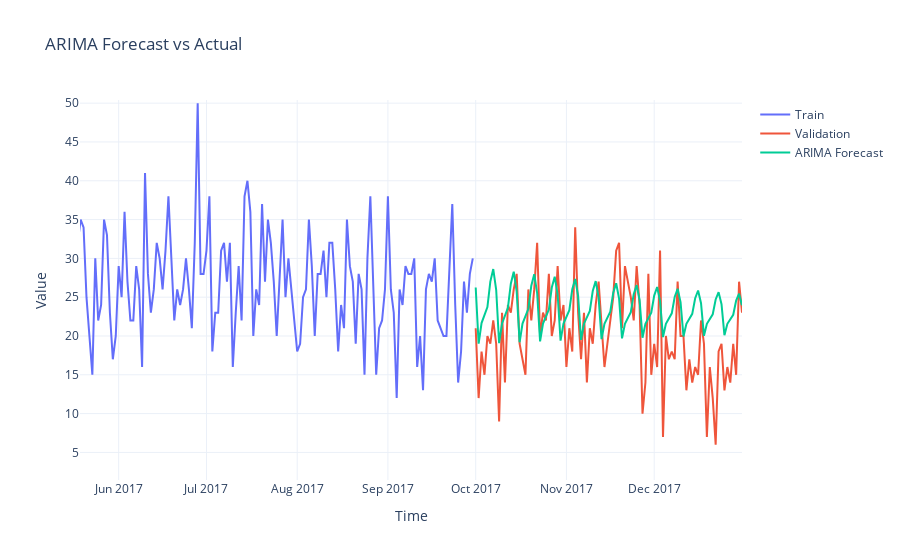

The notebook cell saved with this chart:
### Code cell
forecast_ts = TimeSeries.from_times_and_values(val.time_index, results['forecast'])

plot_forecasts(
    train=train,
    val=val,
    preds={'ARIMA Forecast': forecast_ts},
    title="ARIMA Forecast vs Actual"
)
